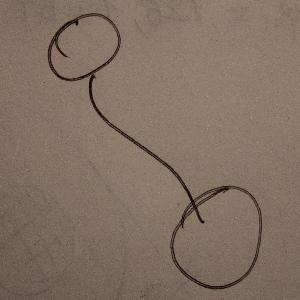
#> input picture Dataset/markup/test/PRED_POS/1.JPG, 300 x 300 px, found by its file name
$ jupyter execute --allow-errors Resize_image.ipynb   (older library calls are emulated)
#> lines starting #> are read from the running program, lines starting #| are printed output that depends on the picture
# Change size of image grow width

[cell 1]
from PIL import Image

# [14 lines left out: function resize_image, not called in this run]

def scale_image(input_image_path,
                output_image_path,
                width=None,
                height=None
                ):
#> called with input_image_path = './good/1.JPG', output_image_path = './resized.jpg', width = 50, height = 50
    original_image = Image.open(input_image_path)
#> original_image is the input picture: PIL image 300x300 RGB; mean R, G, B 130.7, 112.1, 98.1
    w, h = original_image.size
#> w = 300; h = 300
    print('The original image size is {wide} wide x {height} '
          'high'.format(wide=w, height=h))
#| The original image size is 300 wide x 300 high

    if width and height:
        max_size = (width, height)
    elif width:
        max_size = (width, h)
    elif height:
        max_size = (w, height)
    else:
        # No width or height specified
        raise RuntimeError('Width or height required!')

    original_image.thumbnail(max_size, Image.ANTIALIAS)
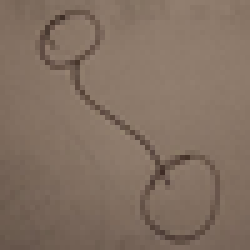
#> original_image: PIL image 50x50 RGB (shown 5 times larger); mean R, G, B 130.6, 111.9, 97.9
    original_image.save(output_image_path)

    scaled_image = Image.open(output_image_path)
    width, height = scaled_image.size
#> width = 50; height = 50
    print('The scaled image size is {wide} wide x {height} '
          'high'.format(wide=width, height=height))
#| The scaled image size is 50 wide x 50 high

scale_image(input_image_path='./good/1.JPG',
                output_image_path='./resized.jpg',
                width=50, height=50)

## What the median size of pictures?

[cell 2]
from PIL import Image
import os

Dir = './../data/set/'

listofw = []
listofh = []
#> (the rest of this cell did not finish here and is left out)

## Resize images and find median size

[cell 3]
from PIL import Image
import os

# 1
def resize_image(input_image_path,
                 output_image_path,
                 size):
    original_image = Image.open(input_image_path)
    width, height = original_image.size
    print('The original image size is {wide} wide x {height} '
          'high'.format(wide=width, height=height))

    resized_image = original_image.resize(size)
    width, height = resized_image.size
    print('The resized image size is {wide} wide x {height} '
          'high'.format(wide=width, height=height))
#     resized_image.show()
    resized_image.save(output_image_path)

# 2
# [27 lines left out: function scale_image, not called in this run]

# Your directory
Dir = './../data/green/'
Newdir = './../result/greenr/'

listofw = []
listofh = []
listofmean = []
listOfgoodFiles = os.listdir(Dir)
wastefiles = ['.DS_Store', 'dataset.ipynb', '.ipynb_checkpoints']

for i in listOfgoodFiles:
    if i not in wastefiles:
        img = Image.open(Dir + i)
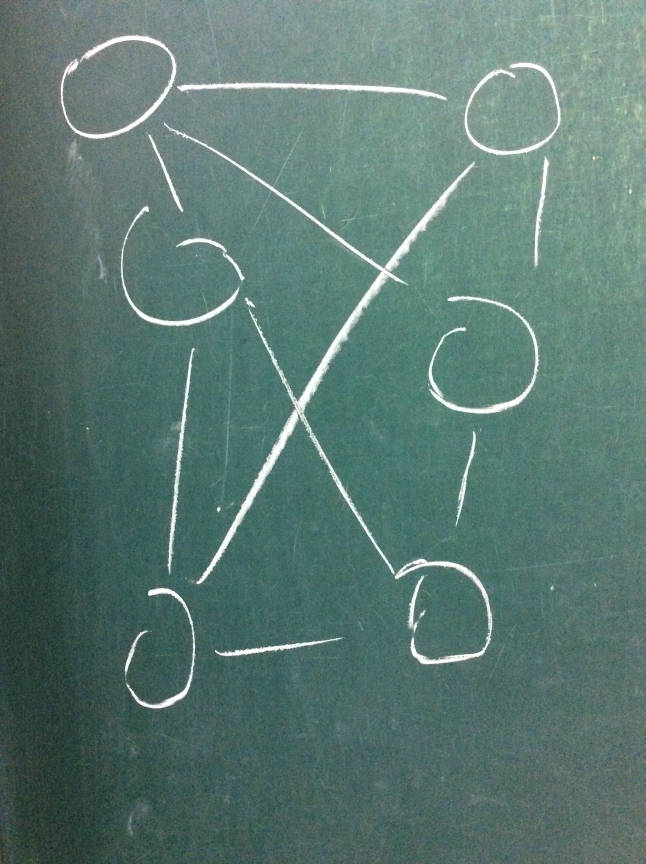
#> input picture data/green/IMG_3094.JPG, 1936 x 2592 px, found by its file name (shown at 1/3 size)
#> img is the input picture: PIL image 1936x2592 RGB; mean R, G, B 91.1, 120.8, 114.1
        resize_image(input_image_path=Dir + i,
                output_image_path=Newdir + i,
                size=(800, 800))
#| The original image size is 1936 wide x 2592 high
#> in resize_image, `resized_image = original_image.resize(size)`:
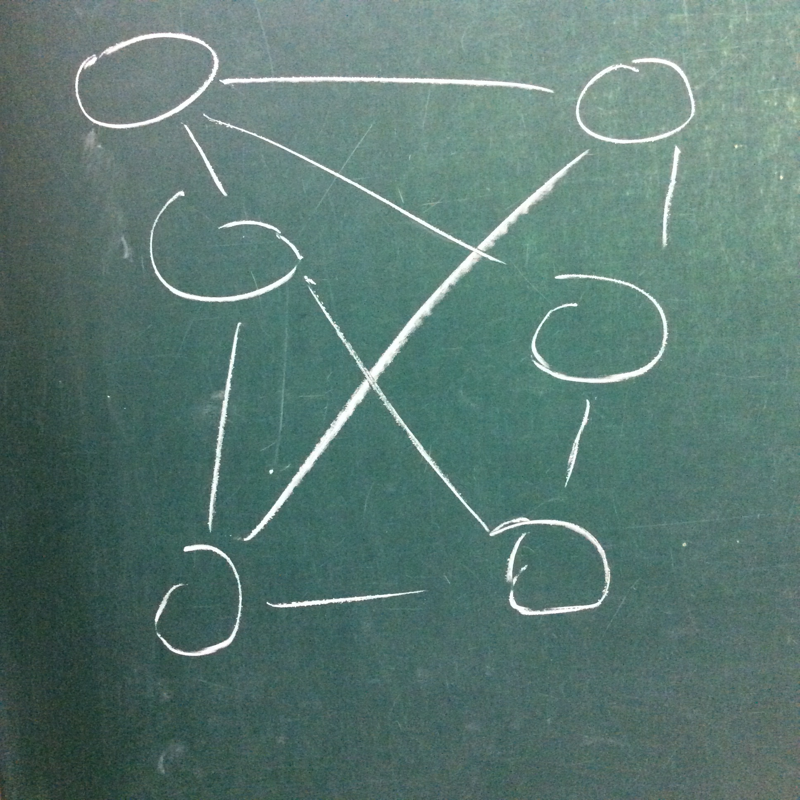
#> resized_image: PIL image 800x800 RGB; mean R, G, B 91.1, 120.8, 114.1
#| The resized image size is 800 wide x 800 high
        listofw.append(img.size[0])
        listofh.append(img.size[1])
#> pass 2 of the loop `for i in listOfgoodFiles:`:
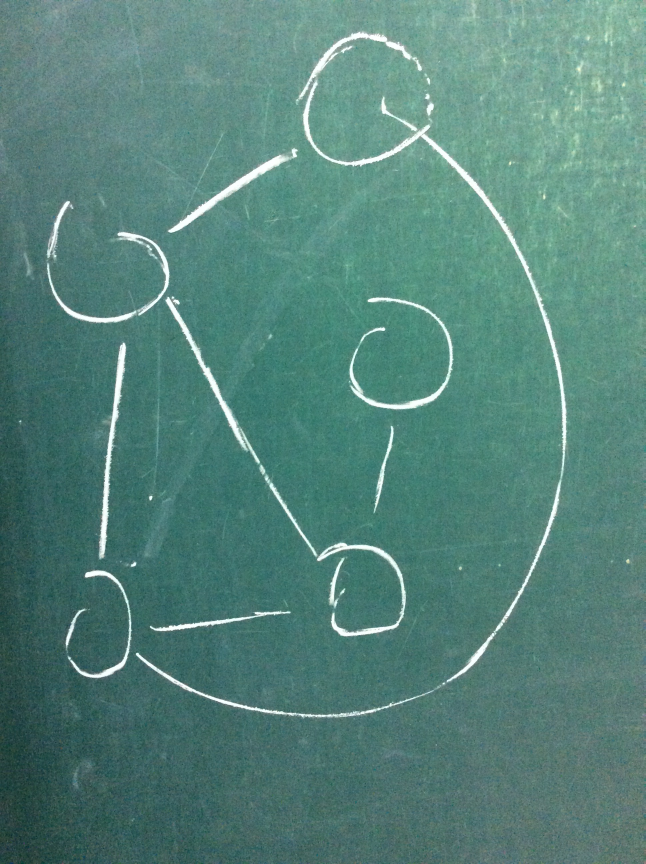
#> input picture data/green/IMG_3095.JPG, 1936 x 2592 px, found by its file name (shown at 1/3 size)
#> img is the input picture: PIL image 1936x2592 RGB; mean R, G, B 85.7, 131.1, 122.5
#| The original image size is 1936 wide x 2592 high
#> in resize_image (call 2), `resized_image = original_image.resize(size)`:
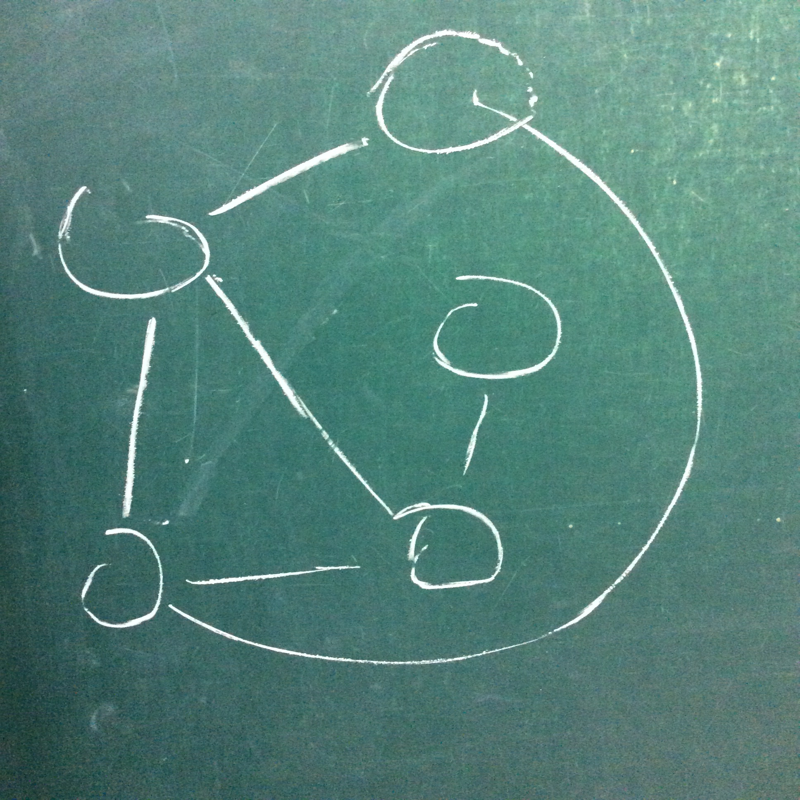
#> resized_image: PIL image 800x800 RGB; mean R, G, B 85.7, 131.1, 122.5
#| The resized image size is 800 wide x 800 high
#> pass 3 of the loop `for i in listOfgoodFiles:`:
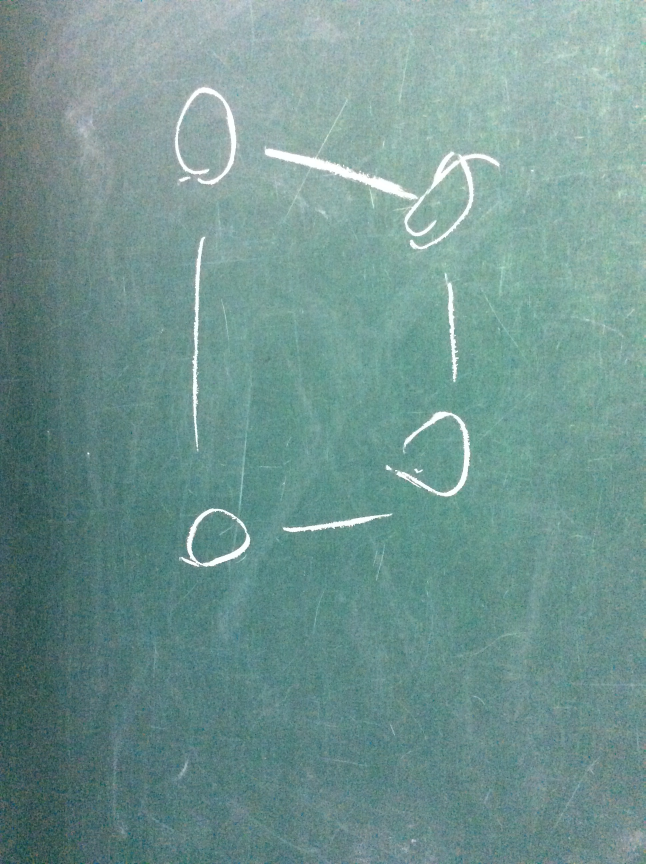
#> input picture data/green/IMG_3096.JPG, 1936 x 2592 px, found by its file name (shown at 1/3 size)
#> img is the input picture: PIL image 1936x2592 RGB; mean R, G, B 114.1, 149.5, 145.4
#| The original image size is 1936 wide x 2592 high
#> in resize_image (call 3), `resized_image = original_image.resize(size)`:
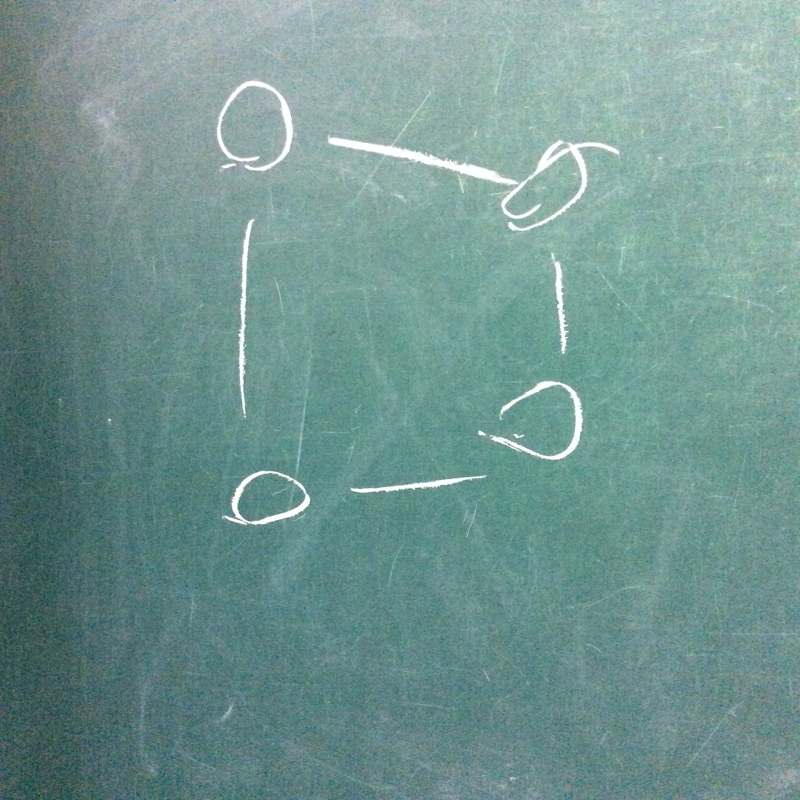
#> resized_image: PIL image 800x800 RGB; mean R, G, B 114.1, 149.5, 145.4
#| The resized image size is 800 wide x 800 high

print(sum(listofw) / float(len(listofw)), sum(listofh) / float(len(listofh)))
#| 1936.0 2592.0
print(max(listofw), max(listofh))
#| 1936 2592
print(min(listofw), min(listofh))
#| 1936 2592
